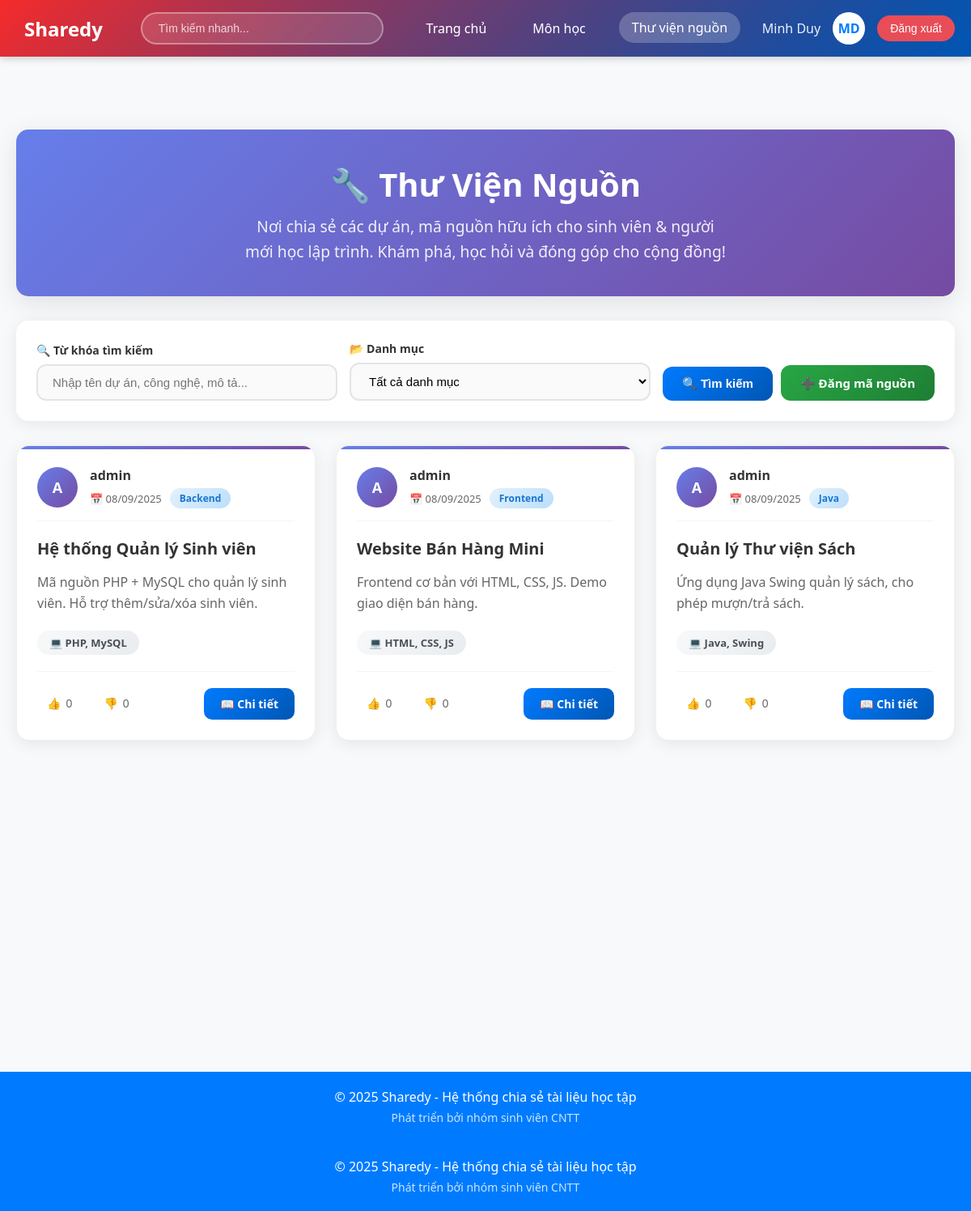
/index.php?page=source, run on the app's committed database.
### tables this page shows
CREATE TABLE `bai_chia_se` (
  `id` int NOT NULL AUTO_INCREMENT,
  `loai` enum('tai_lieu','du_an') NOT NULL,
  `tieu_de` varchar(200) NOT NULL,
  `mo_ta` text,
  `file_upload` varchar(255) DEFAULT NULL,
  `link_host` varchar(255) DEFAULT NULL,
  `link_source` varchar(255) DEFAULT NULL,
  `cong_nghe` varchar(255) DEFAULT NULL,
  `id_mon_hoc` int DEFAULT NULL,
  `id_danh_muc` int DEFAULT NULL,
  `id_nguoi_dung` int NOT NULL,
  `ngay_tao` timestamp NOT NULL DEFAULT CURRENT_TIMESTAMP,
  `ngay_cap_nhat` timestamp NULL DEFAULT NULL,
  `tom_tat` text,
  PRIMARY KEY (`id`),
  KEY `id_mon_hoc` (`id_mon_hoc`),
  KEY `id_danh_muc` (`id_danh_muc`),
  KEY `id_nguoi_dung` (`id_nguoi_dung`),
  CONSTRAINT `bai_chia_se_ibfk_1` FOREIGN KEY (`id_mon_hoc`) REFERENCES `mon_hoc` (`id`),
  CONSTRAINT `bai_chia_se_ibfk_2` FOREIGN KEY (`id_danh_muc`) REFERENCES `danh_muc` (`id`),
  CONSTRAINT `bai_chia_se_ibfk_3` FOREIGN KEY (`id_nguoi_dung`) REFERENCES `nguoi_dung` (`id`)
);

CREATE TABLE `nguoi_dung` (
  `id` int NOT NULL AUTO_INCREMENT,
  `ten_dang_nhap` varchar(50) NOT NULL,
  `email` varchar(100) NOT NULL,
  `mat_khau` varchar(255) NOT NULL,
  `ho_ten` varchar(100) DEFAULT NULL,
  `vai_tro` enum('quan_tri_vien','nguoi_dung','khach') DEFAULT 'khach',
  `ngay_tao` timestamp NULL DEFAULT CURRENT_TIMESTAMP,
  `ngay_cap_nhat` timestamp NULL DEFAULT CURRENT_TIMESTAMP ON UPDATE CURRENT_TIMESTAMP,
  `trang_thai` enum('hoạt_dong','khoa') DEFAULT NULL,
  PRIMARY KEY (`id`),
  UNIQUE KEY `ten_dang_nhap` (`ten_dang_nhap`),
  UNIQUE KEY `email` (`email`)
);

CREATE TABLE `danh_muc` (
  `id` int NOT NULL AUTO_INCREMENT,
  `ten_danh_muc` varchar(100) NOT NULL,
  `mo_ta` text,
  PRIMARY KEY (`id`)
);

### src/Views/thuVienNguon.php (the view, shortened to what this page needs)
<?php
include __DIR__ . '/../../config/ketNoiDB.php';
$keyword = $_GET['keyword'] ?? '';
$sql = "SELECT b.*, u.ten_dang_nhap, d.ten_danh_muc
        FROM bai_chia_se b
        LEFT JOIN nguoi_dung u ON b.id_nguoi_dung = u.id
        LEFT JOIN danh_muc d ON b.id_danh_muc = d.id
        WHERE b.loai = 'du_an'";
$params = [];
$sql .= " ORDER BY b.ngay_tao DESC";
$stmt = $pdo->prepare($sql);
$stmt->execute($params);
$ds_ma_nguon = $stmt->fetchAll();
?>
<div class="library-container">
    <div class="library-header">
        <h2>🔧 Thư Viện Nguồn</h2>
        <p>Nơi chia sẻ các dự án, mã nguồn hữu ích cho sinh viên & người mới học lập trình. Khám phá, học hỏi và đóng góp cho cộng đồng!</p>
    </div>
    <div class="search-section">
        <form method="get" action="index.php" class="search-form">
            <div class="search-group">
                <label for="keyword">🔍 Từ khóa tìm kiếm</label>
                <input type="text"
                       id="keyword"
                       name="keyword"
                       placeholder="Nhập tên dự án, công nghệ, mô tả..."
                       value="<?= htmlspecialchars($keyword) ?>"
                       class="search-input">
            </div>
            <div class="search-group">
                <label for="category">📂 Danh mục</label>
                <select name="id_danh_muc" id="category" class="search-select">
                    <option value="">Tất cả danh mục</option>
                </select>
            </div>
            <div class="search-buttons">
                <button type="submit" class="btn btn-primary">
                    🔍 Tìm kiếm
                </button>
                <a href="index.php?page=source_upload" class="btn btn-success">
                    ➕ Đăng mã nguồn
                </a>
            </div>
        </form>
    </div>
    <?php if (empty($ds_ma_nguon)): ?>
        <div class="empty-state">
            <h3>🔍 Không tìm thấy mã nguồn</h3>
            <p>Hiện tại chưa có mã nguồn nào phù hợp với từ khóa tìm kiếm của bạn.<br>
               Hãy thử tìm kiếm với từ khóa khác hoặc trở thành người đầu tiên chia sẻ!</p>
            <a href="index.php?page=source_upload" class="btn btn-primary">
                ➕ Đăng mã nguồn đầu tiên
            </a>
        </div>
    <?php else: ?>
        <div class="posts-grid">
            <?php foreach ($ds_ma_nguon as $item): ?>
                <div class="post-card">
                    <div class="post-header">
                        <div class="avatar">
                            <?= strtoupper(substr($item['ten_dang_nhap'], 0, 1)) ?>
                        </div>
                        <div class="post-info">
                            <h4><?= htmlspecialchars($item['ten_dang_nhap']) ?></h4>
                            <div class="post-meta">
                                <span>📅 <?= date('d/m/Y', strtotime($item['ngay_tao'])) ?></span>
                                <span class="category-badge"><?= htmlspecialchars($item['ten_danh_muc']) ?></span>
                            </div>
                        </div>
                    </div>
                    <h3 class="post-title"><?= htmlspecialchars($item['tieu_de']) ?></h3>
                    <div class="post-description">
                        <?php
                        $mo_ta = htmlspecialchars($item['mo_ta']);
                        echo $mo_ta;
                        ?>
                    </div>
                    <?php if (!empty($item['cong_nghe'])): ?>
                        <div class="tech-badge">
                            💻 <?= htmlspecialchars($item['cong_nghe']) ?>
                        </div>
                    <?php endif; ?>
                    <div class="post-actions">
                        <div class="action-buttons">
                            <button class="action-btn" onclick="toggleLike(this, <?= $item['id'] ?>)">
                                👍 <span>0</span>
                            </button>
                            <button class="action-btn" onclick="toggleDislike(this, <?= $item['id'] ?>)">
                                👎 <span>0</span>
                            </button>
                        </div>
                        <a href="index.php?page=source_detail&id=<?= $item['id'] ?>" class="view-detail-btn">
                            📖 Chi tiết
                        </a>
                    </div>
                </div>
            <?php endforeach; ?>
        </div>
    <?php endif; ?>
</div>
<?php
$possible_paths = [
    __DIR__ . '/layout.php',
    __DIR__ . '/../layout.php',
    __DIR__ . '/../../layout.php',
    'layout.php'
];
foreach ($possible_paths as $path) {
    if (file_exists($path)) {
        break;
    }
}
    ?>

### layout.php (style rules this page uses)
* { margin: 0; padding: 0; box-sizing: border-box; }
body { font-family: 'Segoe UI', Tahoma, Geneva, Verdana, sans-serif; background-color: #f4f4f4ff; }

### src/Views/thuVienNguon.php (style rules this page uses)
.library-container { max-width: 1200px; margin: 0 auto; padding: 20px; }
.library-header { background: linear-gradient(135deg, #667eea 0%, #764ba2 100%); color: white; padding: 40px 30px; text-align: center; border-radius: 15px; margin-bottom: 30px; box-shadow: 0 8px 32px rgba(0,0,0,0.1); }
.library-header h2 { font-size: 2.5em; margin-bottom: 10px; font-weight: 700; }
.library-header p { font-size: 1.2em; opacity: 0.9; max-width: 600px; margin: 0 auto; line-height: 1.6; }
.search-section { background: white; padding: 25px; border-radius: 15px; box-shadow: 0 4px 20px rgba(0,0,0,0.08); margin-bottom: 30px; }
.search-form { display: flex; gap: 15px; align-items: end; flex-wrap: wrap; }
.search-group { flex: 1; min-width: 200px; }
.search-group label { display: block; margin-bottom: 8px; font-weight: 600; color: #333; font-size: 14px; }
.search-input, .search-select { width: 100%; padding: 12px 18px; border: 2px solid #e1e5e9; border-radius: 12px; font-size: 15px; transition: all 0.3s ease; background: #fafafa; }
.search-buttons { display: flex; gap: 10px; align-items: end; }
.btn { padding: 12px 24px; border: none; border-radius: 12px; font-size: 15px; font-weight: 600; cursor: pointer; transition: all 0.3s ease; text-decoration: none; display: inline-flex; align-items: center; gap: 8px; white-space: nowrap; }
.btn-primary { background: linear-gradient(135deg, #007bff, #0056b3); color: white; }
.btn-success { background: linear-gradient(135deg, #28a745, #1e7e34); color: white; }
.posts-grid { display: grid; gap: 25px; grid-template-columns: repeat(auto-fill, minmax(350px, 1fr)); }
.post-card { background: white; border-radius: 16px; padding: 25px; box-shadow: 0 4px 20px rgba(0,0,0,0.08); transition: all 0.3s ease; border: 1px solid #f0f0f0; position: relative; overflow: hidden; }
.post-card::before { content: ''; position: absolute; top: 0; left: 0; right: 0; height: 4px; background: linear-gradient(90deg, #667eea, #764ba2); }
.post-header { display: flex; align-items: center; gap: 15px; margin-bottom: 20px; padding-bottom: 15px; border-bottom: 1px solid #f5f5f5; }
.avatar { width: 50px; height: 50px; border-radius: 50%; background: linear-gradient(135deg, #667eea, #764ba2); display: flex; align-items: center; justify-content: center; color: white; font-weight: bold; font-size: 18px; flex-shrink: 0; }
.post-info h4 { margin: 0; color: #333; font-size: 16px; font-weight: 600; }
.post-meta { display: flex; align-items: center; gap: 10px; margin-top: 5px; font-size: 13px; color: #666; }
.category-badge { background: linear-gradient(135deg, #e3f2fd, #bbdefb); color: #1976d2; padding: 4px 12px; border-radius: 20px; font-size: 12px; font-weight: 600; }
.post-title { font-size: 20px; font-weight: 700; color: #333; margin-bottom: 15px; line-height: 1.4; display: -webkit-box; -webkit-line-clamp: 2; -webkit-box-orient: vertical; overflow: hidden; }
.post-description { color: #666; line-height: 1.6; margin-bottom: 20px; display: -webkit-box; -webkit-line-clamp: 3; -webkit-box-orient: vertical; overflow: hidden; }
.tech-badge { display: inline-block; background: linear-gradient(135deg, #f8f9fa, #e9ecef); color: #495057; padding: 6px 15px; border-radius: 20px; font-size: 13px; font-weight: 600; margin-bottom: 20px; }
.post-actions { display: flex; justify-content: space-between; align-items: center; padding-top: 20px; border-top: 1px solid #f5f5f5; }
.action-buttons { display: flex; gap: 15px; }
.action-btn { background: none; border: none; color: #666; font-size: 14px; cursor: pointer; padding: 8px 12px; border-radius: 8px; transition: all 0.3s; display: flex; align-items: center; gap: 6px; font-weight: 500; }
.view-detail-btn { background: linear-gradient(135deg, #007bff, #0056b3); color: white; padding: 10px 20px; text-decoration: none; border-radius: 10px; font-size: 14px; font-weight: 600; transition: all 0.3s; }

### data on the page
bai_chia_se: id_nguoi_dung.ten_dang_nhap "A", id_nguoi_dung.ten_dang_nhap "admin", ngay_tao "08/09/2025", id_danh_muc.ten_danh_muc "Backend", tieu_de "Hệ thống Quản lý Sinh viên", mo_ta "Mã nguồn PHP + MySQL cho quản lý sinh viên. Hỗ trợ thêm/sửa/xóa sinh viên.", cong_nghe "PHP, MySQL"
bai_chia_se: id_nguoi_dung.ten_dang_nhap "A", id_nguoi_dung.ten_dang_nhap "admin", ngay_tao "08/09/2025", id_danh_muc.ten_danh_muc "Frontend", tieu_de "Website Bán Hàng Mini", mo_ta "Frontend cơ bản với HTML, CSS, JS. Demo giao diện bán hàng.", cong_nghe "HTML, CSS, JS"
bai_chia_se: id_nguoi_dung.ten_dang_nhap "A", id_nguoi_dung.ten_dang_nhap "admin", ngay_tao "08/09/2025", id_danh_muc.ten_danh_muc "Java", tieu_de "Quản lý Thư viện Sách", mo_ta "Ứng dụng Java Swing quản lý sách, cho phép mượn/trả sách.", cong_nghe "Java, Swing"
